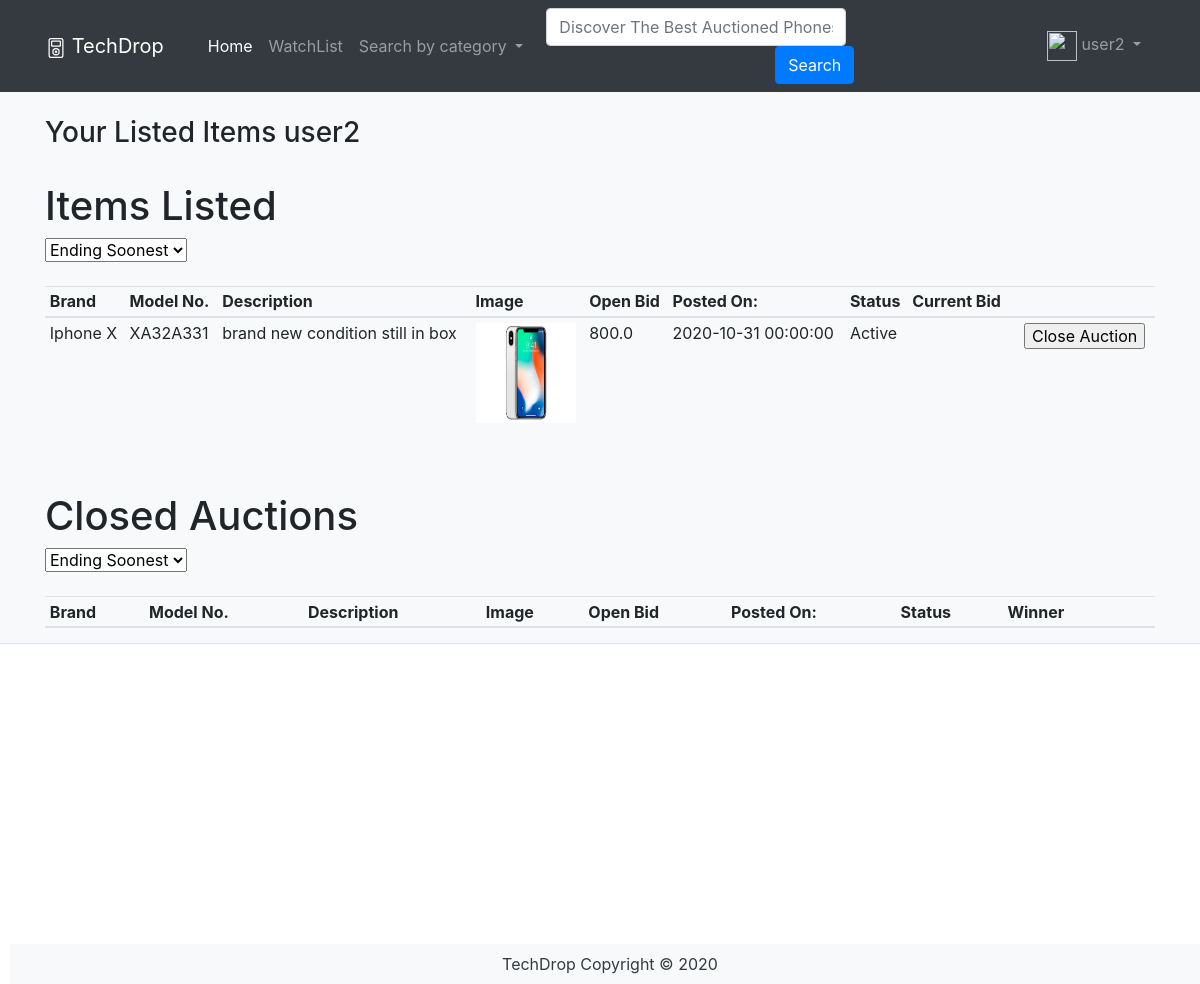
Page /auctions/listed/4 (signed in) on the committed database.
### PhoneApp/models.py (models this page shows, shortened)
class User(db.Model, UserMixin):
    __tablename__ = 'users'
    id = db.Column(db.Integer, primary_key=True)
    name = db.Column(db.String(100), index=True, unique=True, nullable=False)
    emailid = db.Column(db.String(100), index=True, nullable=False)
    password_hash = db.Column(db.String(255), nullable=False)
    auctions = db.relationship('Auctions', backref='user')
    reviews = db.relationship('Review', backref='user')
    bids = db.relationship('Bid', backref='user')
    watchlists = db.relationship('Watchlist', backref='user')

class Auctions(db.Model):
    __tablename__ = 'auctions'
    id = db.Column(db.Integer, primary_key=True)
    title = db.Column(db.String(80), nullable=False)
    model = db.Column(db.String(80), nullable=False)
    description = db.Column(db.String(200))
    image = db.Column(db.String(400))
    open_bid = db.Column(db.Float(), nullable=False)
    start = db.Column(db.DateTime, default=datetime.now())
    end = db.Column(db.DateTime)
    status = db.Column(db.String(80), default='Active')
    user_id = db.Column(db.Integer, db.ForeignKey('users.id'))
    brand_id = db.Column(db.Integer, db.ForeignKey('brands.id'))
    condition_id = db.Column(db.Integer, db.ForeignKey('condition.id'))
    reviews = db.relationship('Review', backref='auction')
    bids = db.relationship('Bid', backref='auction')
    watchlists = db.relationship('Watchlist', backref='auction')

### PhoneApp/auctions.py (the view)
@bp.route('/listed/<id>', methods=['GET'])
@login_required
def listed(id):
    user = User.query.filter_by(id=id).first()
    for auction in user.auctions:
        current_bid = db.session.query(
            func.max(Bid.bid_amount)).filter_by(auction_id=auction.id).scalar()
        if current_bid is not None:
            auction.current_bid = "${:.2f}".format(current_bid)
        auction.won_user = None
        if current_bid is not None:
            auction.won_user = Bid.query.filter_by(
                bid_amount=current_bid).filter_by(auction_id=auction.id).first().user.name
    if user != current_user:
        return redirect(url_for('main.index', id=id))
    return render_template('auctions/listed.html', user=user)

### PhoneApp/templates/Auctions/listed.html (shortened to what this page needs)
{% extends 'base.html'%}
{% block header %}
<div class="container">
  <table class="table table-sm">
    <span class="col">
      <h3 class="headp3">Your Listed Items {{user.name}}</h3>
    </span>
    <h1>Items Listed</h1>
    <span id="sortBy">
      <select>
        <option>Ending Soonest</option>
      </select>
      <br></br>
    </span>
    <thead>
      <th>Brand</th>
      <th>Model No.</th>
      <th>Description</th>
      <th>Image</th>
      <th>Open Bid</th>
      <th>Posted On:</th>
      <th>Status</th>
      <th>Current Bid</th>
      <th></th>
      <th></th>
    </thead>
    <tbody>
      <tr>
        {% for auction in user.auctions %}
        {% if auction.status == 'Active' %}
        <td>{{auction.title}}</td>
        <td>{{auction.model}}</td>
        <td>{{auction.description}}</td>
        <td><img src={{auction.image}} alt="" border=3 height=100 width=100></img></td>
        <td>{{auction.open_bid}}</td>
        <td>{{auction.start}}</td>
        <td>{{auction.status}}</td>
        <td>{{auction.current_bid}}</td>
        <td>
        </td>
        <td>
          <form action="{{url_for('auction.delete_component', id=auction.id)}}" method="POST">
            <input type="submit" value="Close Auction" />
            {% endif %}
        </td>
      </tr>
      {% endfor %}
  </table>
</div>
<br></br>
<div class="container">
  <table class="table table-sm">
    <h1>Closed Auctions</h1>
    <span id="sortBy">
      <select>
        <option>Ending Soonest</option>
      </select>
      <br></br>
    </span>
    <thead>
      <th>Brand</th>
      <th>Model No.</th>
      <th>Description</th>
      <th>Image</th>
      <th>Open Bid</th>
      <th>Posted On:</th>
      <th>Status</th>
      <th>Winner</th>
      <th></th>
      <th></th>
    </thead>
  </table>
</div>
{% endblock %}

### PhoneApp/templates/base.html (shortened to what this page needs)
<html>
<head>
  <link rel="stylesheet" href="https://stackpath.bootstrapcdn.com/bootstrap/4.3.1/css/bootstrap.min.css"
>
</head>
<body>
  <header class="bg-light border-bottom">
    <nav class="navbar sticky-top navbar-expand-md navbar-dark bg-dark">
      <a class="navbar-brand" href="/">
        TechDrop
      </a>
      <div class="navbar-collapse collapse w-100 order-1 order-md-0 dual-collapse2" id="navbarNavDropdown">
        <ul class="navbar-nav mr-auto">
          <li class="nav-item active">
            <a class="nav-link" href="/">
              <path
                d="M6.5 10.995V14.5a.5.5 0 0 1-.5.5H2a.5.5 0 0 1-.5-.5v-7a.5.5 0 0 1 .146-.354l6-6a.5.5 0 0 1 .708 0l6 6a.5.5 0 0 1 .146.354v7a.5.5 0 0 1-.5.5h-4a.5.5 0 0 1-.5-.5V11c0-.25-.25-.5-.5-.5H7c-.25 0-.5.25-.5.495z" />
              <path fill-rule="evenodd" d="M13 2.5V6l-2-2V2.5a.5.5 0 0 1 .5-.5h1a.5.5 0 0 1 .5.5z" />
              </svg> Home <span class="sr-only">(current)</span></a>
          </li>
          <li class="nav-item">
            <a class="nav-link" {% if current_user.is_authenticated %}
              href="{{url_for('watchlist.watchlist',id=current_user.id)}}" {% else %}
              href="{{url_for('watchlist.watchlist',id=1)}}" {% endif %}>
              <path fill-rule="evenodd"
                d="M16 8s-3-5.5-8-5.5S0 8 0 8s3 5.5 8 5.5S16 8 16 8zM1.173 8a13.134 13.134 0 0 0 1.66 2.043C4.12 11.332 5.88 12.5 8 12.5c2.12 0 3.879-1.168 5.168-2.457A13.134 13.134 0 0 0 14.828 8a13.133 13.133 0 0 0-1.66-2.043C11.879 4.668 10.119 3.5 8 3.5c-2.12 0-3.879 1.168-5.168 2.457A13.133 13.133 0 0 0 1.172 8z" />
              <path fill-rule="evenodd"
                d="M8 5.5a2.5 2.5 0 1 0 0 5 2.5 2.5 0 0 0 0-5zM4.5 8a3.5 3.5 0 1 1 7 0 3.5 3.5 0 0 1-7 0z" />
              WatchList</a>
          </li>
          <li class="nav-item dropdown">
            <a class="nav-link dropdown-toggle" href="#" id="navbarDropdownMenu" role="button" data-toggle="dropdown"
              aria-haspopup="true" aria-expanded="false">
              <path fill-rule="evenodd"
                d="M10.442 10.442a1 1 0 0 1 1.415 0l3.85 3.85a1 1 0 0 1-1.414 1.415l-3.85-3.85a1 1 0 0 1 0-1.415z" />
              <path fill-rule="evenodd"
                d="M6.5 12a5.5 5.5 0 1 0 0-11 5.5 5.5 0 0 0 0 11zM13 6.5a6.5 6.5 0 1 1-13 0 6.5 6.5 0 0 1 13 0z" />
              Search by category
            </a>
          </li>
      </div>
      <div class="container mx-auto order-0">
        <form class="form-inline my-2 my-lg-0" id="searchbar" action="{{url_for('main.search')}}">
          <input class="form-control mr-sm-2" type="text" name="search" placeholder="Discover The Best Auctioned Phones"
            aria-label="Search" id="input">
          <button class="btn btn-primary my-2 my-sm-0" type="submit" id="submitbutton">Search</button>
        </form>
      </div>
      <div class="navbar-collapse collapse w-100 order-3 dual-collapse2" id="ProfileDropdown">
        <ul class="navbar-nav ml-auto">
          <li class="nav-item dropdown">
            {% if current_user.is_authenticated %}
            <a class="nav-link dropdown-toggle" href="#" id="navbarDropdownMenuLink" role="button"
              data-toggle="dropdown" aria-haspopup="true" aria-expanded="false">
              <img class="img-fluid" height="10" width="30"
                src="https://www.flaticon.com/svg/static/icons/svg/1319/1319240.svg">
              {{current_user.name}}
            </a>
            {% endif %}
        </ul>
      </div>
    </nav>
    {% block header%}
    {% endblock %}
  </header>
  <footer class="footer">
    <div class="text-center py-2 bg-light" style="position:relative; left: 10px; top:300px;">
      <span class="text-dark">TechDrop Copyright &copy; 2020</span>
    </div>
  </footer>
</body>
</html>

### PhoneApp/templates/base.html (style rules this page uses)
.navbar-brand { margin-left: 30px; }
#ProfileDropdown { margin-right: 35px; float: right; display: flex; }
#searchbar { display: inline-block; }
#submitbutton { float: right; }
#input { width: 300px; }
#navbarNavDropdown { margin-left: 20px; }

### rows in the picture
User: name "user2"
Auctions: title "Iphone X", model "XA32A331", description "brand new condition still in box", image (picture), open_bid "800.0", start "2020-10-31 00:00:00", status "Active"
